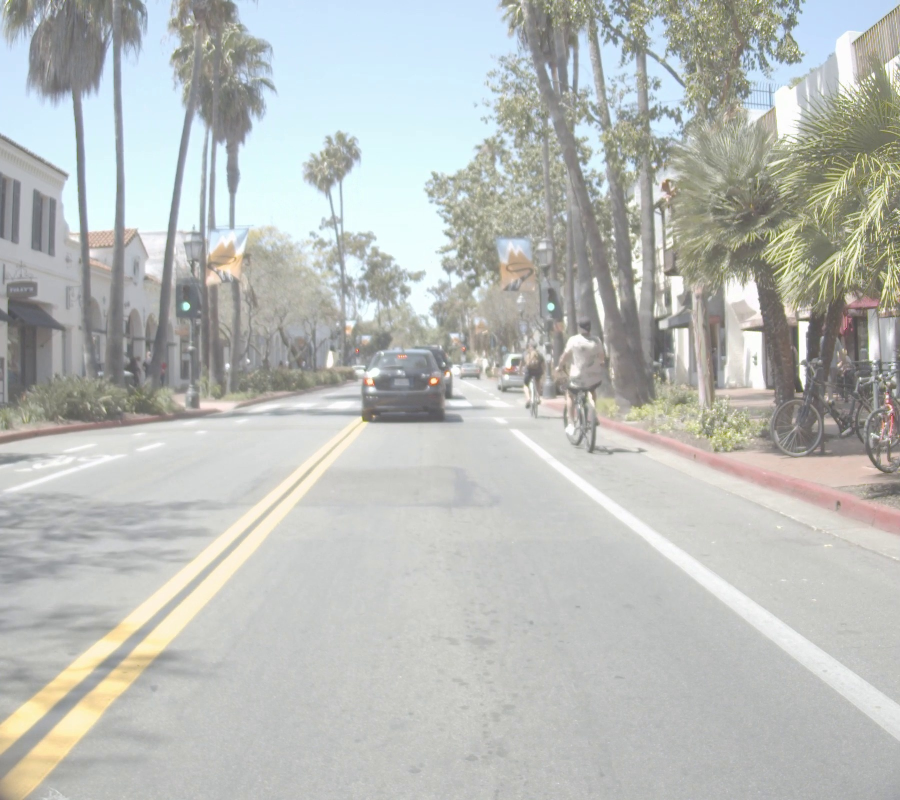
#> input picture data/img/FLIR_09312.jpg, 1800 x 1600 px, found by its file name (shown at 1/2 size)
$ python test.py
#> lines starting #> are read from the running program, lines starting #| are printed output that depends on the picture
from cv2 import data
import numpy as np
import matplotlib.pyplot as plt
import cv2
import scipy.cluster
from sklearn.mixture import BayesianGaussianMixture


"""
    1. Read image
    2. Preprocess image
    3. Apply Gaussaian Mixture
    4. Choose top 5
    5. Plot results
"""


def read_image(img_path):
    img = cv2.imread(img_path)
    img = cv2.cvtColor(img, cv2.COLOR_BGR2RGB)
    # img = cv2.cvtColor(img, cv2.COLOR_BGR2GRAY)
    return img

def preprocess(img, *params):

    img = cv2.resize(img, (128,128))
    array = np.array(img)
    shape = array.shape
    array = array.reshape(np.product(shape[:2]), shape[2]).astype(float)

    return array, shape

def gaussian_mixture(array, *params):
    bgm = BayesianGaussianMixture(
        n_components=10,
        random_state=1,
        weight_concentration_prior_type="dirichlet_process",
        init_params="kmeans",
        covariance_type="full")

    bgm.fit(array)

    vecs, dist = scipy.cluster.vq.vq(array, bgm.means_)
    counts, bins = np.histogram(vecs, len(bgm.means_))

    return bgm.means_, bgm.weights_, counts, vecs

def plot_histogram(centroids, counts):
    new_center = centroids[np.where(counts>0)]
    new_count = counts[np.where(counts>0)]

    row = len(new_count)
    col = 1

    list1 = [x for x,_ in sorted(zip(new_center, new_count), key = lambda pair: pair[1], reverse=True)]
    list2 = sorted(new_count, reverse=True)

    print(list1)
    print(list2)

    fig, axs = plt.subplots(row,col)
    fig.subplots_adjust(wspace=0.05, hspace=0.05)
    axs = axs.flatten()

    for i in range(len(new_center)):

        percentage = 100*list2[i]/np.sum(list2)

        axs[i].set_axis_off()
        axs[i].text(0,0,f'{percentage:.1f}%  {np.array(list1[i], dtype=int)}',
          bbox={'facecolor':'white','alpha':1,'edgecolor':'none','pad':1},
          ha='center', va='center', fontsize=10)
        axs[i].imshow([[np.array(list1[i], dtype=int)]], aspect='auto')

    return fig

def plot_result(centroids, array, vecs, shape):
    # plt.clf()
    for idx, color in enumerate(centroids):
        fig, ax = plt.subplots(1,1)
        ax.set_axis_off()

        res = np.ones_like(array)
        res[scipy.r_[np.where(vecs==idx)],:] = color
        res = np.array(res.reshape(*shape), dtype=int)
        ax.imshow(res)
        # plt.show()
        # plt.pause(0.5)


def main():
    # img_path = r'C:\Users\ipx\Desktop\Personal\Python_GUI\data\img\test.png'
    img_path = r'C:\Users\ipx\Desktop\Personal\Python_GUI\data\img\FLIR_09312.jpg'

    img = read_image(img_path)
#> in read_image, img is the input picture: shape (1600, 1800, 3); mean B, G, R 185.2, 188.6, 185.9
    array, shape = preprocess(img)
#> in preprocess, `img = cv2.resize(img, (128,128))`:
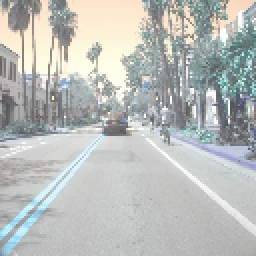
#> img: shape (128, 128, 3) (shown 2 times larger); mean of channels 0, 1, 2 185.6, 188.4, 184.9; drawn as B, G, R
#> shape = (128, 128, 3)
    centroids, wieghts, hist_counts, vecs = gaussian_mixture(array)
#> in gaussian_mixture, `vecs, dist = scipy.cluster.vq.vq(array, bgm.means_)`: vecs = 16384 values, max 9 at index 81, min 0 at index 1, mean 4.13; dist = 16384 values, max 86.06 at index 7869, min 0.489 at index 11854, mean 13.55
#> in gaussian_mixture, `counts, bins = np.histogram(vecs, len(bgm.means_))`: counts = [1310, 1700, 2408, 1838, 2093, 2503, 424, 926, 2920, 262]; bins = [0, 0.9, 1.8, 2.7, 3.6, 4.5, 5.4, 6.3, 7.2, 8.1, 9]
#> centroids = [[149.7, 150.6, 138.3], [214.3, 218.5, 220.5], [216.6, 240.7, 252.4], [174.2, 174.7, 173.9], [125.3, 123.7, 123.8], [198.9, 199.7, 196.6], [229.3, 207.1, 180.4], [163.7, 162, 156], [194.7, 196.7, 195.7], [176.8, 176.8, 143.8]]; wieghts = [0.127, 0.0917, 0.116, 0.0678, 0.0795, 0.263, 0.0326, 0.0795, 0.109, 0.0333]; hist_counts has the same summary as counts in gaussian_mixture
    hist_plot = plot_histogram(centroids, hist_counts)
#> in plot_histogram, `new_center = centroids[np.where(counts>0)]`: new_center has the same summary as centroids in main
#> in plot_histogram, `new_count = counts[np.where(counts>0)]`: new_count has the same summary as counts in gaussian_mixture
#> in plot_histogram, `row = len(new_count)`: row = 10
#> in plot_histogram, `list1 = [x for x,_ in sorted(zip(new_center, new_count), key = lambda ..`: list1 = [[194.7, 196.7, 195.7], [198.9, 199.7, 196.6], [216.6, 240.7, 252.4], [125.3, 123.7, 123.8], [174.2, 174.7, 173.9], [214.3, 218.5, 220.5], [149.7, 150.6, 138.3], [163.7, 162, 156], [229.3, 207.1, 180.4], [176.8, 176.8, 143.8]]
#> in plot_histogram, `list2 = sorted(new_count, reverse=True)`: list2 = [2920, 2503, 2408, 2093, 1838, 1700, 1310, 926, 424, 262]
#> (printed output is left out)
#| [2920, 2503, 2408, 2093, 1838, 1700, 1310, 926, 424, 262]
#> the loop in plot_histogram, `for i in range(len(new_center)): ` made 10 passes
#> percentage on passes 1 to 10: 17.82, 15.28, 14.7, 12.77, 11.22, 10.38, 8, 5.65, 2.59, 1.6

    plt.show()
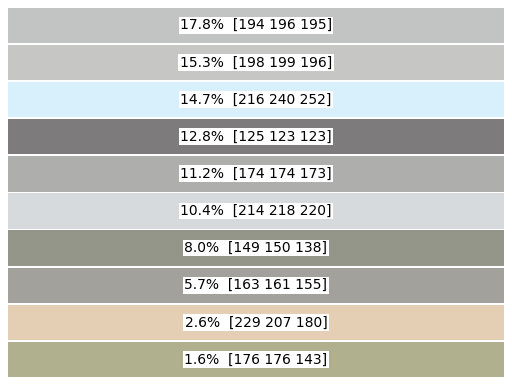
#> figure drawn by matplotlib, 10 panels

    plot_result(centroids, array, vecs, shape)
#> the loop in plot_result, `for idx, color in enumerate(centroids):` made 1 pass
    plt.show()

# [47 lines left out: function hashing, not called in this run]


    # [7 lines of commented-out code are left out]


if __name__ == "__main__":
#> (the run stopped early here; a loop or call above may not have finished)

$ run again, with data/img/hsv_cyclinder.png saved as data/img/FLIR_09312.jpg
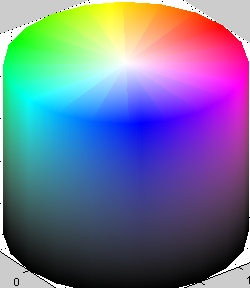
#> input picture data/img/hsv_cyclinder.png, 250 x 288 px, found by its file name
#> in read_image, img is the input picture: shape (288, 250, 3); mean B, G, R 148.7, 116.6, 111.4
#> in preprocess, `img = cv2.resize(img, (128,128))`:
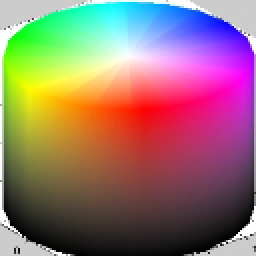
#> img: shape (128, 128, 3) (shown 2 times larger); mean of channels 0, 1, 2 111.3, 116.5, 148.6; drawn as B, G, R
#> in main, `array, shape = preprocess(img)`: shape = (128, 128, 3)
#> in gaussian_mixture, `vecs, dist = scipy.cluster.vq.vq(array, bgm.means_)`: vecs = 16384 values, max 9 at index 4693, min 0 at index 4220, mean 3.68; dist = 16384 values, max 173.5 at index 1520, min 0.562 at index 15409, mean 53.51
#> counts = [2134, 2527, 1340, 2394, 2309, 1401, 1440, 314, 1907, 618]; bins = [0, 0.9, 1.8, 2.7, 3.6, 4.5, 5.4, 6.3, 7.2, 8.1, 9]
#> in main, `centroids, wieghts, hist_counts, vecs = gaussian_mixture(array)`: centroids = [[113.6, 36.87, 203.7], [209.1, 209.3, 209.2], [254, 131.6, 131.5], [41.28, 127.8, 190.6], [27.49, 28.25, 31.88], [128.1, 253.8, 131.1], [83.38, 59.75, 108], [198.5, 136.8, 156], [58.85, 81.78, 98.73], [123.7, 124.7, 253.9]]; wieghts = [0.0959, 0.0918, 0.108, 0.139, 0.135, 0.112, 0.0892, 0.0143, 0.105, 0.11]; hist_counts has the same summary as counts in gaussian_mixture
#> new_center has the same summary as centroids in main
#> new_count has the same summary as counts in gaussian_mixture
#> row = 10
#> list1 = [[209.1, 209.3, 209.2], [41.28, 127.8, 190.6], [27.49, 28.25, 31.88], [113.6, 36.87, 203.7], [58.85, 81.78, 98.73], [83.38, 59.75, 108], [128.1, 253.8, 131.1], [254, 131.6, 131.5], [123.7, 124.7, 253.9], [198.5, 136.8, 156]]
#> list2 = [2527, 2394, 2309, 2134, 1907, 1440, 1401, 1340, 618, 314]
#> (printed output is left out)
#| [2527, 2394, 2309, 2134, 1907, 1440, 1401, 1340, 618, 314]
#> the loop in plot_histogram, `for i in range(len(new_center)): ` made 10 passes
#> percentage on passes 1 to 8: 15.42, 14.61, 14.09, 13.02, 11.64, 8.79, 8.55, 8.18
#> the loop in plot_result, `for idx, color in enumerate(centroids):` made 1 pass
